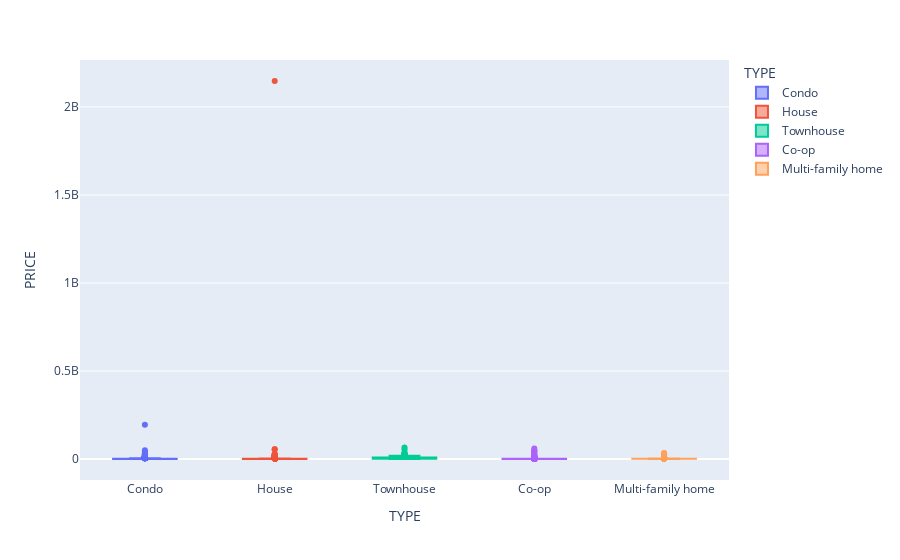

The notebook cell this image was saved under:
### Code cell
# plot before preprocessing
fig = px.box(data_frame=df , x = 'TYPE' , y = 'PRICE' , color = 'TYPE')

fig.show()

### Figure 1 — Plotly figure (JSON) as saved in the notebook; plotly's stock layout.template omitted (floating-point values rounded to 4 significant figures; data arrays with more than 128 entries replaced by an {"elided": "..."} marker saying what was removed)
{"data": [{"alignmentgroup": "True", "hovertemplate": "TYPE=%{x}<br>PRICE=%{y}<extra></extra>", "legendgroup": "Condo", "marker": {"color": "#636efa"}, "name": "Condo", "notched": false, "offsetgroup": "Condo", "orientation": "v", "showlegend": true, "type": "box", "x": {"elided": "896 str values"}, "x0": " ", "xaxis": "x", "y": {"elided": "896 int values"}, "y0": " ", "yaxis": "y"}, {"alignmentgroup": "True", "hovertemplate": "TYPE=%{x}<br>PRICE=%{y}<extra></extra>", "legendgroup": "House", "marker": {"color": "#EF553B"}, "name": "House", "notched": false, "offsetgroup": "House", "orientation": "v", "showlegend": true, "type": "box", "x": {"elided": "1012 str values"}, "x0": " ", "xaxis": "x", "y": {"elided": "1012 int values"}, "y0": " ", "yaxis": "y"}, {"alignmentgroup": "True", "hovertemplate": "TYPE=%{x}<br>PRICE=%{y}<extra></extra>", "legendgroup": "Townhouse", "marker": {"color": "#00cc96"}, "name": "Townhouse", "notched": false, "offsetgroup": "Townhouse", "orientation": "v", "showlegend": true, "type": "box", "x": {"elided": "299 str values"}, "x0": " ", "xaxis": "x", "y": {"elided": "299 int values"}, "y0": " ", "yaxis": "y"}, {"alignmentgroup": "True", "hovertemplate": "TYPE=%{x}<br>PRICE=%{y}<extra></extra>", "legendgroup": "Co-op", "marker": {"color": "#ab63fa"}, "name": "Co-op", "notched": false, "offsetgroup": "Co-op", "orientation": "v", "showlegend": true, "type": "box", "x": {"elided": "1450 str values"}, "x0": " ", "xaxis": "x", "y": {"elided": "1450 int values"}, "y0": " ", "yaxis": "y"}, {"alignmentgroup": "True", "hovertemplate": "TYPE=%{x}<br>PRICE=%{y}<extra></extra>", "legendgroup": "Multi-family home", "marker": {"color": "#FFA15A"}, "name": "Multi-family home", "notched": false, "offsetgroup": "Multi-family home", "orientation": "v", "showlegend": true, "type": "box", "x": {"elided": "727 str values"}, "x0": " ", "xaxis": "x", "y": {"elided": "727 int values"}, "y0": " ", "yaxis": "y"}], "layout": {"boxmode": "overlay", "legend": {"title": {"text": "TYPE"}, "tracegroupgap": 0}, "margin": {"t": 60}, "xaxis": {"anchor": "y", "categoryarray": ["Condo", "House", "Townhouse", "Co-op", "Multi-family home"], "categoryorder": "array", "domain": [0, 1], "title": {"text": "TYPE"}}, "yaxis": {"anchor": "x", "domain": [0, 1], "title": {"text": "PRICE"}}}}
